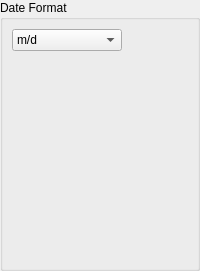
                <widget class="QWidget" name="page_16">
                 <layout class="QVBoxLayout" name="verticalLayout_28">
                  <property name="leftMargin">
                   <number>0</number>
                  </property>
                  <property name="topMargin">
                   <number>0</number>
                  </property>
                  <property name="rightMargin">
                   <number>0</number>
                  </property>
                  <property name="bottomMargin">
                   <number>0</number>
                  </property>
                  <item>
                   <widget class="QGroupBox" name="DateGroup">
                    <property name="title">
                     <string>Date Format</string>
                    </property>
                    <layout class="QVBoxLayout" name="verticalLayout_29">
                     <item>
                      <layout class="QHBoxLayout" name="horizontalLayout_16">
                       <item>
                        <widget class="QComboBox" name="Format0c">
                         <property name="currentText">
                          <string notr="true">m/d</string>
                         </property>
                         <item>
                          <property name="text">
                           <string notr="true">m/d</string>
                          </property>
                         </item>
                         <item>
                          <property name="text">
                           <string notr="true">m/d/yy</string>
                          </property>
                         </item>
                         <item>
                          <property name="text">
                           <string notr="true">mm/dd/yy</string>
                          </property>
                         </item>
                         <item>
                          <property name="text">
                           <string notr="true">mm/yy</string>
                          </property>
                         </item>
                         <item>
                          <property name="text">
                           <string notr="true">d-mmm</string>
                          </property>
                         </item>
                         <item>
                          <property name="text">
                           <string notr="true">d-mmm-yy</string>
                          </property>
                         </item>
                         <item>
                          <property name="text">
                           <string notr="true">dd-mmm-yy</string>
                          </property>
                         </item>
                         <item>
                          <property name="text">
                           <string notr="true">dd/mm/yy</string>
                          </property>
                         </item>
                         <item>
                          <property name="text">
                           <string notr="true">dd/mm/yyyy</string>
                          </property>
                         </item>
                         <item>
                          <property name="text">
                           <string notr="true">dd.mm.yyyy</string>
                          </property>
                         </item>
                         <item>
                          <property name="text">
                           <string notr="true">yy-mm-dd</string>
                          </property>
                         </item>
                         <item>
                          <property name="text">
                           <string notr="true">mmm-yy</string>
                          </property>
                         </item>
                         <item>
                          <property name="text">
                           <string notr="true">mmmm-yy</string>
                          </property>
                         </item>
                         <item>
                          <property name="text">
                           <string notr="true">mmm d, yyyy</string>
                          </property>
                         </item>
                         <item>
                          <property name="text">
                           <string notr="true">mmmm d, yyyy</string>
                          </property>
                         </item>
                         <item>
                          <property name="text">
                           <string notr="true">m/d/yy h:MM tt</string>
                          </property>
                         </item>
                         <item>
                          <property name="text">
                           <string notr="true">m/d/yy HH:MM</string>
                          </property>
                         </item>
                         <item>
                          <property name="text">
                           <string notr="true">yyyy-mm-dd</string>
                          </property>
                         </item>
                        </widget>
                       </item>
                       <item>
                        <spacer name="horizontalSpacer_6">
                         <property name="orientation">
                          <enum>Qt::Horizontal</enum>
                         </property>
                         <property name="sizeHint" stdset="0">
                          <size>
                           <width>40</width>
                           <height>20</height>
                          </size>
                         </property>
                        </spacer>
                       </item>
                      </layout>
                     </item>
                     <item>
                      <widget class="QLabel" name="TextDa1">
                       <property name="text">
                        <string/>
                       </property>
                      </widget>
                     </item>
                     <item>
                      <spacer name="verticalSpacer_8">
                       <property name="orientation">
                        <enum>Qt::Vertical</enum>
                       </property>
                       <property name="sizeHint" stdset="0">
                        <size>
                         <width>20</width>
                         <height>188</height>
                        </size>
                       </property>
                      </spacer>
                     </item>
                    </layout>
                   </widget>
                  </item>
                 </layout>
                </widget>
